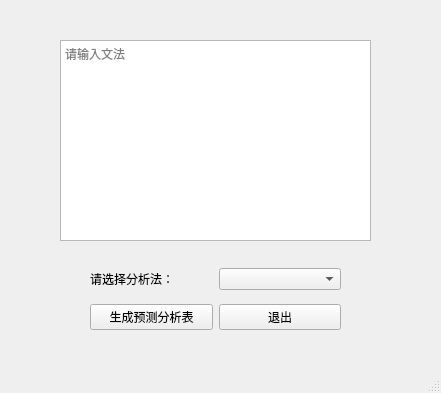
<?xml version="1.0" encoding="UTF-8"?>
<ui version="4.0">
 <class>MainWindow</class>
 <widget class="QMainWindow" name="MainWindow">
  <property name="geometry">
   <rect>
    <x>0</x>
    <y>0</y>
    <width>441</width>
    <height>393</height>
   </rect>
  </property>
  <property name="windowTitle">
   <string>文法分析辅助教学软件</string>
  </property>
  <widget class="QWidget" name="centralwidget">
   <widget class="QTextEdit" name="textEdit">
    <property name="geometry">
     <rect>
      <x>60</x>
      <y>40</y>
      <width>311</width>
      <height>201</height>
     </rect>
    </property>
    <property name="placeholderText">
     <string>请输入文法</string>
    </property>
   </widget>
   <widget class="QWidget" name="verticalLayoutWidget">
    <property name="geometry">
     <rect>
      <x>90</x>
      <y>260</y>
      <width>251</width>
      <height>80</height>
     </rect>
    </property>
    <layout class="QVBoxLayout" name="verticalLayout">
     <item>
      <layout class="QHBoxLayout" name="horizontalLayout">
       <item>
        <widget class="QLabel" name="label">
         <property name="text">
          <string>请选择分析法：</string>
         </property>
         <property name="scaledContents">
          <bool>false</bool>
         </property>
         <property name="wordWrap">
          <bool>false</bool>
         </property>
        </widget>
       </item>
       <item>
        <widget class="QComboBox" name="comboBox"/>
       </item>
      </layout>
     </item>
     <item>
      <layout class="QHBoxLayout" name="horizontalLayout_2">
       <item>
        <widget class="QPushButton" name="pushButton">
         <property name="text">
          <string>生成预测分析表</string>
         </property>
        </widget>
       </item>
       <item>
        <widget class="QPushButton" name="pushButton_2">
         <property name="text">
          <string>退出</string>
         </property>
        </widget>
       </item>
      </layout>
     </item>
    </layout>
   </widget>
  </widget>
  <widget class="QMenuBar" name="menubar">
   <property name="geometry">
    <rect>
     <x>0</x>
     <y>0</y>
     <width>441</width>
     <height>22</height>
    </rect>
   </property>
  </widget>
  <widget class="QStatusBar" name="statusbar"/>
 </widget>
 <resources/>
 <connections>
  <connection>
   <sender>pushButton_2</sender>
   <signal>clicked()</signal>
   <receiver>MainWindow</receiver>
   <slot>close()</slot>
   <hints>
    <hint type="sourcelabel">
     <x>317</x>
     <y>333</y>
    </hint>
    <hint type="destinationlabel">
     <x>220</x>
     <y>200</y>
    </hint>
   </hints>
  </connection>
 </connections>
</ui>
